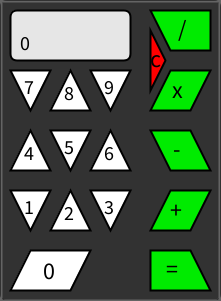
Frame 1 (no input)
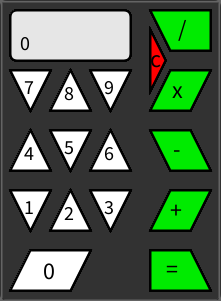
Frame 60 (the mouse pressed at the canvas centre just before this capture)
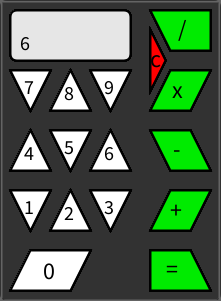
Frame 120 (the mouse held since frame 60 and released just before this capture)

The Processing sketch that drew these frames (run headless with seeded random() and noise(); from frame 60 on, the mouse is pressed at the canvas centre):

// Processing sketch: calculator
// ── calculator.pde
// Instantiate each of the classification of buttons
Button[] numBut = new Button[10];
Button[] opBut = new Button[6];

String displayVal = "0";
String valToComp = ""; // String value left of operator
String valToComp2 = ""; // String value right of operator
float valToCompI = 0;
float valtoCompI2 = 0;
float result = 0;
char opVal = ' ';
boolean firstNum;

void setup() {
  size(221, 301);
  background(100);
  fill (50);
  rect(0, 0, 220, 300, 7);
  noFill();
  strokeWeight(2);
  stroke(100);
  rect(1, 1, 218, 299);

  // Populate number buttons
  numBut[0] = new Button(10, 290).asNumberQ(color(255), 10, 290, 30, 250, 90, 250, 70, 290, 0);
  //numBut[1] = new Button(90, 290).asNumberT(color(255), 90, 290, 110, 250, 130, 290, 1);
  numBut[1] = new Button(10, 190).asNumberT(color(255), 10, 190, 30, 230, 50, 190, 1);
  numBut[2] = new Button(50, 230).asNumberT(color(255), 50, 230, 70, 190, 90, 230, 2);
  numBut[3] = new Button(90, 190).asNumberT(color(255), 90, 190, 110, 230, 130, 190, 3);
  numBut[4] = new Button(10, 170).asNumberT(color(255), 10, 170, 30, 130, 50, 170, 4);
  numBut[5] = new Button(50, 130).asNumberT(color(255), 50, 130, 70, 170, 90, 130, 5);
  numBut[6] = new Button(90, 170).asNumberT(color(255), 90, 170, 110, 130, 130, 170, 6);
  numBut[7] = new Button(10, 70).asNumberT(color(255), 10, 70, 30, 110, 50, 70, 7);
  numBut[8] = new Button(50, 110).asNumberT(color(255), 50, 110, 70, 70, 90, 110, 8);
  numBut[9] = new Button(90, 70).asNumberT(color(255), 90, 70, 110, 110, 130, 70, 9);

  opBut[0] = new Button(150, 290).asOpT(150, 290, 150, 250, 190, 250, 210, 290, "=");
  opBut[1] = new Button(150, 230).asOpPR(150, 230, 170, 190, 210, 190, 190, 230, "+");
  opBut[2] = new Button(150, 130).asOpPL(150, 130, 190, 130, 210, 170, 170, 170, "-");
  opBut[3] = new Button(152, 110).asOpPR(150, 110, 170, 70, 210, 70, 190, 110, "x");
  opBut[4] = new Button(162, 50).asOpT(150, 10, 210, 10, 210, 50, 170, 50, "/");
  opBut[5] = new Button(150, 90).asOpC(150, 90, 165, 60, 150, 30, "c");

  firstNum = true;
}

void draw() {
  for (int i = 0; i<numBut.length; i++) {
    Button iNumBut = numBut[i];
    iNumBut.display();
  }
  for (int i = 0; i < opBut.length; i++) {
    Button iOpBut = opBut[i];
    iOpBut.display();
  }

  updateDisplay();
}

void mousePressed() {
  for (int i=0; i<numBut.length; i++) {
    numBut[i].click();
    if (numBut[i].over) {
      if (firstNum) {
        valToComp += int(numBut[i].numButVal);
        displayVal = valToComp;
      } else {
        valToComp2 += int(numBut[i].numButVal);
        displayVal = valToComp2;
      }
    }
  }
  for (int i=0; i<opBut.length; i++) {
    Button iOpBut = opBut[i];
    iOpBut.click();
    if (iOpBut.over) {
      if (iOpBut.opButVal == "+") {
        if (result != 0) {
          opVal = '+';
          valToComp2 = "";
          firstNum = false;
          displayVal = "+";
        } else {
          opVal = '+';
          firstNum = false;
          displayVal = "+";
        }
      } else if (iOpBut.opButVal == "=") {
        if (result != 0) {
          opVal = '=';
          valToComp2 = "";
          firstNum = false;
          displayVal = "=";
        } else {
          opVal = '=';
          firstNum = false;
          displayVal = "=";
        }
      } else if (iOpBut.opButVal == "-") {
        if (result != 0) {
          opVal = '-';
          valToComp2 = "";
          firstNum = false;
          displayVal = "-";
        } else {
          opVal = '-';
          firstNum = false;
          displayVal = "-";
        }
      } else if (iOpBut.opButVal == "x") {
        if (result != 0) {
          opVal = 'x';
          valToComp2 = "";
          firstNum = false;
          displayVal = "x";
        } else {
          opVal = 'x';
          firstNum = false;
          displayVal = "x";
        }
      } else if (iOpBut.opButVal == "/") {
        if (result != 0) {
          opVal = '/';
          valToComp2 = "";
          firstNum = false;
          displayVal = "/";
        } else {
          opVal = '/';
          firstNum = false;
          displayVal = "/";
        }
      } else if (iOpBut.opButVal == "c") {
        if (result != 0) {
          opVal = 'c';
          valToComp2 = "";
          firstNum = false;
          displayVal = "c";
        } else {
          opVal = 'c';
          firstNum = false;
          displayVal = "C";
        }
      }
    }
  }
} 

void performCalculation() {
  
}

void updateDisplay() {
  fill(230);
  rect(10, 10, 120, 50, 7);
  fill(0);
  textSize(20);
  text(displayVal, 20, 50);
}
// ── Button.pde
class Button {
  // Member Variables
  color b1, b2, t1, t2; //colors for buttons and text
  int x, y, px1, py1, px2, py2, px3, py3, px4, py4;
  boolean over = false;
  boolean isNumQ, isNumTU, isNumTD;
  boolean isOpT, isOpPR, isOpPL, isOpC;
  boolean isSpec;
  float numButVal;
  String opButVal;
  String spButVal;
  float xpos, ypos;

  // Constructor for buttons
  Button(int x, int y) {
    this.x = x;
    this.y = y;
  }

  // Constructor for number buttons
  Button asNumberQ(color b1, int px1, int py1, int px2, int py2, int px3, int py3, int px4, int py4, float numButVal) {
    this.b1 = b1;
    this.px1 = px1;
    this.py1 = py1;
    this.px2 = px2;
    this.py2 = py2;
    this.px3 = px3;
    this.py3 = py3;
    this.px4 = px4;
    this.py4 = py4;
    this.numButVal = numButVal;
    isNumQ = true;
    over = false;
    return this;
  }

  Button asNumberT(color b1, int px1, int py1, int px2, int py2, int px3, int py3, float numButVal) {
    this.b1 = b1;
    this.px1 = px1;
    this.py1 = py1;
    this.px2 = px2;
    this.py2 = py2;
    this.px3 = px3;
    this.py3 = py3;
    this.numButVal = numButVal;
    over = false;
    if (py2 < py1) {
      isNumTU = true;
    } else {
      isNumTD = true;
    }
    return this;
  }

  // Constructor for operator buttons
  Button asOpPR(int px1, int py1, int px2, int py2, int px3, int py3, int px4, int py4, String OpButVal) {
    this.px1 = px1;
    this.py1 = py1;
    this.px2 = px2;
    this.py2 = py2;
    this.px3 = px3;
    this.py3 = py3;
    this.px4 = px4;
    this.py4 = py4;
    this.opButVal = OpButVal;
    over = false;
    isOpPR = true;
    return this;
  }
  
  Button asOpPL(int px1, int py1, int px2, int py2, int px3, int py3, int px4, int py4, String OpButVal) {
    this.px1 = px1;
    this.py1 = py1;
    this.px2 = px2;
    this.py2 = py2;
    this.px3 = px3;
    this.py3 = py3;
    this.px4 = px4;
    this.py4 = py4;
    this.opButVal = OpButVal;
    over = false;
    isOpPL = true;
    return this;
  }

  Button asOpT(int px1, int py1, int px2, int py2, int px3, int py3, int px4, int py4, String OpButVal) {
    this.px1 = px1;
    this.py1 = py1;
    this.px2 = px2;
    this.py2 = py2;
    this.px3 = px3;
    this.py3 = py3;
    this.px4 = px4;
    this.py4 = py4;
    this.opButVal = OpButVal;
    over = false;
    isOpT = true;
    return this;
  }
  
  Button asOpC(int px1, int py1, int px2, int py2, int px3, int py3, String OpButVal) {
    this.px1 = px1;
    this.py1 = py1;
    this.px2 = px2;
    this.py2 = py2;
    this.px3 = px3;
    this.py3 = py3;
    this.opButVal = OpButVal;
    over = false;
    isOpC = true;
    return this;
  }
  

  // Constructor for special buttons
  Button asSpec(String butVal) {
    isSpec = true;
    spButVal = butVal;
    return this;
  }

  // Display Method
  void display() {
    if (isNumQ) {
      fill(255);
      stroke(0);
      strokeWeight(2);
      quad(px1, py1, px2, py2, px3, py3, px4, py4);
      fill(0);
      textSize(24);
      text(int(numButVal), x+33, y-11);
    } else if (isNumTU) {
      fill(255);
      stroke(0);
      strokeWeight(2);
      triangle(px1, py1, px2, py2, px3, py3);
      fill(0);
      textSize(20);
      text(int(numButVal), x+14, y-10);
    } else if (isNumTD) {
      fill(255);
      stroke(0);
      strokeWeight(2);
      triangle(px1, py1, px2, py2, px3, py3);
      fill(0);
      textSize(20);
      text(int(numButVal), x+14, y+24);
    } else if (isOpT) {
      fill(0, 235, 0);
      stroke(0);
      strokeWeight(2);
      quad(px1, py1, px2, py2, px3, py3, px4, py4);
      fill(0);
      textSize(24);
      text(opButVal, x+16, y-13);
    } else if (isOpPR) {
      fill(0, 235, 0);
      stroke(0);
      strokeWeight(2);
      quad(px1, py1, px2, py2, px3, py3, px4, py4);
      fill(0);
      textSize(24);
      text(opButVal, x+20, y-12);
    } else if (isOpPL) {
      fill(0, 235, 0);
      stroke(0);
      strokeWeight(2);
      quad(px1, py1, px2, py2, px3, py3, px4, py4);
      fill(0);
      textSize(24);
      text(opButVal, x+23, y+27);
    } else if (isOpC) {
      fill(255, 0, 0);
      stroke(0);
      strokeWeight(2);
      triangle(px1, py1, px2, py2, px3, py3);
      fill(0);
      textSize(24);
      text(opButVal, x, y-23);
    }
  } 

  // Hover Method
  void click () {
    if (isNumTU) {
      over = mouseX > x && mouseX < x+40 && mouseY > y-40 && mouseY < y;
    } else if (isNumTD) {
      over = mouseX > x && mouseX < x+40 && mouseY > y && mouseY < y+40; 
    } else if (isNumQ) {
      over = mouseX > x && mouseX < x+80 && mouseY > y-40 && mouseY < y; 
    } else if (isOpT) {
      over = mouseX > px1 && mouseX < px1+60 && mouseY > y-40 && mouseY < y;
    } else if (isOpPR) {
      over = mouseX > x && mouseX < x+60 && mouseY > y-40 && mouseY < y;
    } else if (isOpPL) {
      over = mouseX > x && mouseX < x+60 && mouseY > y && mouseY < y+45;
    } else if (isOpC) {
      over = mouseX > x && mouseX < x+15 && mouseY > y-60 && mouseY < y;
    }
  }
}
